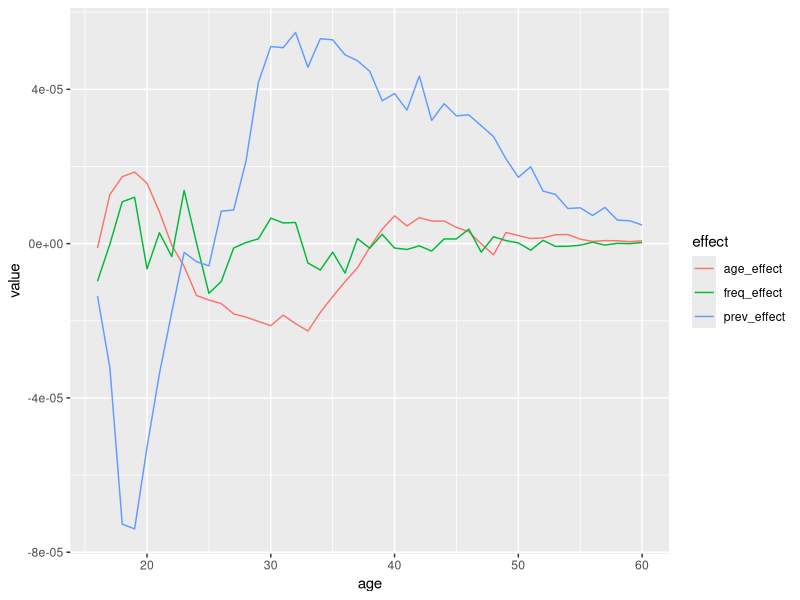
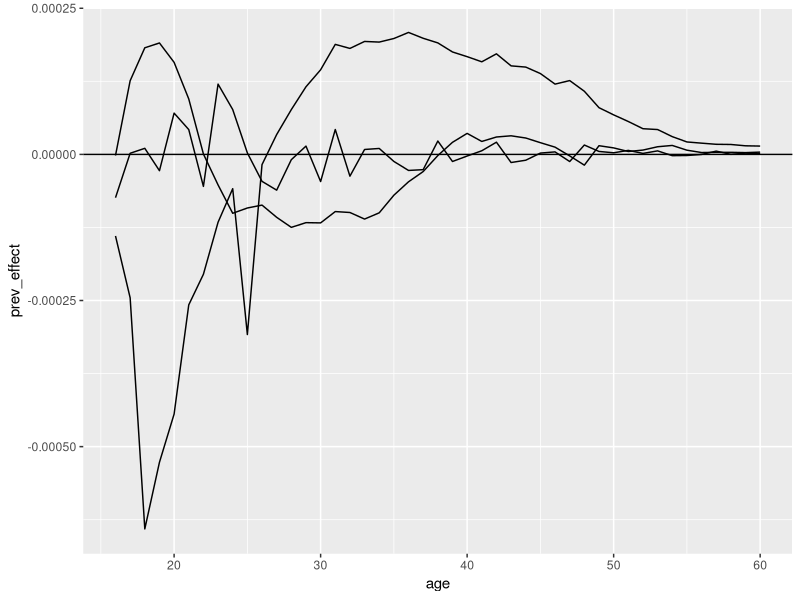

Recreate these plots in R, in order. (Note: this script raises an error after producing the figures.)
# Decomposition example

library(here)
library(tidyverse)


# the below is based on equations in
# https://www.census.gov/content/dam/Census/library/publications/1993/demo/p23-186.pdf


das_gupta_eg <- tribble(~measure, ~black_men, ~white_men,
        "total earnings/total population", 7846.56, 13703.73,
        "total earnings/people earned", 10930, 16591,
        "people earned/total population", 0.717892, 0.825974)


# pop1 = black men
# pop2 = white men
# fct 1 = a = mean earnings
# fct 2 = b = proportion earnings

# R = mean earnings based on all earnings


a <- pop_1_fct_1 <- 
  das_gupta_eg %>% 
  filter(str_detect(measure, "total earnings/people earned")) %>% 
  select(black_men) %>% .[[1]]

b <- pop_1_fct_2 <- 
  das_gupta_eg %>% 
  filter(str_detect(measure, "people earned/total population")) %>% 
  select(black_men) %>% .[[1]]
  
  
A <- pop_2_fct_1 <- 
  das_gupta_eg %>% 
  filter(str_detect(measure, "total earnings/people earned")) %>% 
  select(white_men) %>% .[[1]]

B <- pop_2_fct_2 <- 
  das_gupta_eg %>% 
  filter(str_detect(measure, "people earned/total population")) %>% 
  select(white_men) %>% .[[1]]

b_std_rate_pop_1 <- (b + B)/2 * A
b_std_rate_pop_2 <- (b + B)/2 * a

a_std_rate_pop_1 <- (a + A)/2 * B
a_std_rate_pop_2 <- (a + A)/2 * b

a_effect <- (b + B) / 2 * (a - A)
b_effect <- (a + A) / 2 * (b - B)


# this works!



# decomposition with three factors ----------------------------------------

# Austria is pop 1
# Chile is pop 2

das_gupta_eg_3_tidy <- tribble(~country, ~fert_rate, ~childbearing_woman_rate, ~women_rate,
        "Austria", 51.76748, 0.45919, 0.52638,
        "Chile", 84.90502, 0.75756, 0.51065)

A <- das_gupta_eg_3_tidy %>% 
  filter(country == "Austria") %>% 
  select(fert_rate) %>% .[[1]]

B <- das_gupta_eg_3_tidy %>% 
  filter(country == "Austria") %>% 
  select(childbearing_woman_rate) %>% .[[1]]


C <- das_gupta_eg_3_tidy %>% 
  filter(country == "Austria") %>% 
  select(women_rate) %>% .[[1]]

a <- das_gupta_eg_3_tidy %>% 
  filter(country == "Chile") %>% 
  select(fert_rate) %>% .[[1]]

b <- das_gupta_eg_3_tidy %>% 
  filter(country == "Chile") %>% 
  select(childbearing_woman_rate) %>% .[[1]]

c <- das_gupta_eg_3_tidy %>% 
  filter(country == "Chile") %>% 
  select(women_rate) %>% .[[1]]


bc_std_rate_pop_1 <- 
  (((b*c + B*C) / 3 ) + ((b*C + B*c) / 6)) * A

bc_std_rate_pop_2 <- 
  (((b*c + B*C) / 3 ) + ((b*C + B*c) / 6)) * a

ac_std_rate_pop_1 <- 
  (((a*c + A*C) / 3 ) + ((a*C + A*c) / 6)) * B

ac_std_rate_pop_2 <- 
  (((a*c + A*C) / 3 ) + ((a*C + A*c) / 6)) * b

ab_std_rate_pop_1 <- 
  (((a*b + A*B) / 3 ) + ((a*B + A*b) / 6)) * C

ab_std_rate_pop_2 <- 
  (((a*b + A*B) / 3 ) + ((a*B + A*b) / 6)) * c

a_effect <- 
  (((b*c + B*C) / 3 ) + ((b*C + B*c) / 6)) * (a - A)

c_effect <- 
  (((a*b + A*B) / 3 ) + ((a*B + A*b) / 6)) * (c - C)




# three vector factors  -----------------------------------------------

# this is basically the same as above because R is already vectorized.
# convenient!

decomp_eg <- read_csv(here::here("data", "raw", "decomposition_eg_ew.csv"))


dg_stdize <-
  function(df, year_one, year_two) {

    # subsetting data for calculations
    A <- df %>%
      filter(year == year_one) %>%
      select(prev)

    a <- df %>%
      filter(year == year_two) %>%
      select(prev)

    B <- df %>%
      filter(year == year_one) %>%
      select(age_str)

    b <- df %>%
      filter(year == year_two) %>%
      select(age_str)

    C <- df %>%
      filter(year == year_one) %>%
      select(freq)

    c <- df %>%
      filter(year == year_two) %>%
      select(freq)

    # calculate sums for convenience later
    # could I do this with crossing or similar?
    ABC <- A * B * C
    abc <- a * b * c
    Abc <- A * b * c
    AbC <- A * b * C
    aBc <- a * B * c
    aBC <- a * B * C
    ABc <- A * B * c
    abC <- a * b * C

    
    # calculate prevalence effect
    QA <- ((Abc + ABC) / 3) + ((AbC + ABc) / 6)
    
    Qa <- ((abc + aBC) / 3) + ((abC + aBc) / 6)

    prev_effect <- Qa - QA

    # rename variables for convenience
    prev_effect <- rename(prev_effect, prev_effect = prev)
    QA <- rename(QA, QA = prev)
    Qa <- rename(Qa, Qa = prev)

    
    # calculate age effect
    QB <- ((aBc + ABC) / 3) + ((aBC + ABc) / 6)
    Qb <- ((abc + AbC) / 3) + ((abC + Abc) / 6)

    age_effect <- Qb - QB

    age_effect <- rename(age_effect, age_effect = prev)
    QB <- rename(QB, QB = prev)
    Qb <- rename(Qb, Qb = prev)
    
    # calculate frequency effect
    QC <- ((abC + ABC) / 3) + ((aBC + AbC) / 6)
    Qc <- ((abc + ABc) / 3) + ((aBc + Abc) / 6)

    freq_effect <- Qc - QC

    freq_effect <- rename(freq_effect, freq_effect = prev)
    QC <- rename(QC, QC = prev)
    Qc <- rename(Qc, Qc = prev)
    
    # combine results
    age <-
      df %>%
      filter(year == year_one) %>%
      select(age)

    result <- bind_cols(age, 
                        prev_effect, 
                        age_effect, 
                        freq_effect)

    return(result)
  }

dg_stdize(decomp_eg, 1989, 2011) %>% 
  gather(effect, value, 2:4) %>% 
  ggplot(aes(x = age, y = value, colour = effect)) +
  geom_line()

# it works!

# now with another dataset

decomp_eg_men <- read.csv(here::here("data", "raw", "decomposition_eg_men_ew.csv"))


men <- dg_stdize(decomp_eg_men, 1989, 2011)

# it still works! 

# totals

men %>% 
  summarise(age_effect = sum(age_effect),
            prev_effect = sum(prev_effect),
            freq_effect = sum(freq_effect)) %>% 
  gather(effect, value) %>% 
  mutate(percent = value / sum(value) * 100)

men %>% 
  ggplot(aes(x = age)) +
  geom_line(aes(y = prev_effect)) +
  geom_line(aes(y = age_effect)) +
  geom_line(aes(y = freq_effect)) +
  geom_hline(yintercept = 0)





# decomposition with five factors -----------------------------------------

# make data

# population 1 = 1970
# population 2 = 1960

# this based on DG example 2.4

dg_5_eg <-
  tribble(~year, ~fert_rate, ~p_married, ~noncontraception, ~abortion, ~lact_infec, ~fecund,
        1970, 4.05, 0.58, 0.76, 0.84, 0.66, 16.573,
        1960, 6.13, 0.72, 0.97, 0.97, 0.56, 16.158)


# subsetting data for calculations


A <- dg_5_eg %>%
  filter(year == 1970) %>%
  select(p_married)

a <- dg_5_eg %>%
  filter(year == 1960) %>%
  select(p_married)

B <- dg_5_eg %>%
  filter(year == 1970) %>%
  select(noncontraception)

b <- dg_5_eg %>%
  filter(year == 1960) %>%
  select(noncontraception)

C <- dg_5_eg %>%
  filter(year == 1970) %>%
  select(abortion)

c <- dg_5_eg %>%
  filter(year == 1960) %>%
  select(abortion)

D <- dg_5_eg %>%
  filter(year == 1970) %>%
  select(lact_infec)

d <- dg_5_eg %>%
  filter(year == 1960) %>%
  select(lact_infec)

E <- dg_5_eg %>%
  filter(year == 1970) %>%
  select(fecund)

e <- dg_5_eg %>%
  filter(year == 1960) %>%
  select(fecund)


Q1 <- 
(((b * c * d * e) +
  (B * C * D * E)) /
  5) +
  (((b * c * d * E) +
    (b * c * D * e) +
    (b * C * d * e) +
    (B * c * d * e) +
    (B * C * D * e) +
    (B * C * d * E) +
    (B * c * D * E) +
    (b * C * D * E)) /
    20) +
  (((b * c * D * E) +
    (b * C * d * E) +
    (b * C * D * e) +
    (B * C * d * e) +
    (B * c * D * e) +
    (B * c * d * E)) /
    30)

QA <- Q1 * A
Qa <- Q1 * a

Q2 <- 
  (((a * c * d * e) +
      (A * C * D * E)) /
     5) +
  (((a * c * d * E) +
      (a * c * D * e) +
      (a * C * d * e) +
      (A * c * d * e) +
      (A * C * D * e) +
      (A * C * d * E) +
      (A * c * D * E) +
      (a * C * D * E)) /
     20) +
  (((a * c * D * E) +
      (a * C * d * E) +
      (a * C * D * e) +
      (A * C * d * e) +
      (A * c * D * e) +
      (A * c * d * E)) /
     30)

QB <- Q2 * B
Qb <- Q2 * b


Q3 <- 
  (((a * b * d * e) +
      (A * B * D * E)) /
     5) +
  (((a * b * d * E) +
      (a * b * D * e) +
      (a * B * d * e) +
      (A * b * d * e) +
      (A * B * D * e) +
      (A * B * d * E) +
      (A * b * D * E) +
      (a * B * D * E)) /
     20) +
  (((a * b * D * E) +
      (a * B * d * E) +
      (a * B * D * e) +
      (A * B * d * e) +
      (A * b * D * e) +
      (A * b * d * E)) /
     30)

QC <- Q3 * C
Qc <- Q3 * c


Q4 <- 
  (((a * b * c * e) +
      (A * B * C * E)) /
     5) +
  (((a * b * c * E) +
      (a * b * C * e) +
      (a * B * c * e) +
      (A * b * c * e) +
      (A * B * C * e) +
      (A * B * c * E) +
      (A * b * C * E) +
      (a * B * C * E)) /
     20) +
  (((a * b * C * E) +
      (a * B * c * E) +
      (a * B * C * e) +
      (A * B * c * e) +
      (A * b * C * e) +
      (A * b * c * E)) /
     30)

QD <- Q4 * D
Qd <- Q4 * d


Q5 <- 
  (((a * b * c * d) +
      (A * B * C * D)) /
     5) +
  (((a * b * c * D) +
      (a * b * C * d) +
      (a * B * c * d) +
      (A * b * c * d) +
      (A * B * C * d) +
      (A * B * c * D) +
      (A * b * C * D) +
      (a * B * C * D)) /
     20) +
  (((a * b * C * D) +
      (a * B * c * D) +
      (a * B * C * d) +
      (A * B * c * d) +
      (A * b * C * d) +
      (A * b * c * D)) /
     30)

QE <- Q5 * E
Qe <- Q5 * e

qa_effect <- Qa - QA

dg_five <- function(df, year_one, year_two) {
  A <- df %>%
    filter(year == year_one) %>%
    select(prev)
  
  a <- df %>%
    filter(year == year_two) %>%
    select(prev)
  
  B <- df %>%
    filter(year == year_one) %>%
    select(age_str)
  
  b <- df %>%
    filter(year == year_two) %>%
    select(age_str)
  
  C <- df %>%
    filter(year == year_one) %>%
    select(freq)
  
  c <- df %>%
    filter(year == year_two) %>%
    select(freq)
  
  D <- df %>%
    filter(year == year_one) %>%
    select(disposal_prop)
  
  d <- df %>%
    filter(year == year_two) %>%
    select(disposal_prop)
  
  E <- df %>%
    filter(year == year_one) %>%
    select(crime_type_prop)
  
  e <- df %>%
    filter(year == year_two) %>%
    select(crime_type_prop)
  
  
  Q1 <-
    (((b * c * d * e) +
        (B * C * D * E)) /
       5) +
    (((b * c * d * E) +
        (b * c * D * e) +
        (b * C * d * e) +
        (B * c * d * e) +
        (B * C * D * e) +
        (B * C * d * E) +
        (B * c * D * E) +
        (b * C * D * E)) /
       20) +
    (((b * c * D * E) +
        (b * C * d * E) +
        (b * C * D * e) +
        (B * C * d * e) +
        (B * c * D * e) +
        (B * c * d * E)) /
       30)
  
  QA <- Q1 * A
  Qa <- Q1 * a
  
  prev_effect <- Qa - QA
  prev_effect <- rename(prev_effect, prev_effect = age_str)
  
  Q2 <-
    (((a * c * d * e) +
        (A * C * D * E)) /
       5) +
    (((a * c * d * E) +
        (a * c * D * e) +
        (a * C * d * e) +
        (A * c * d * e) +
        (A * C * D * e) +
        (A * C * d * E) +
        (A * c * D * E) +
        (a * C * D * E)) /
       20) +
    (((a * c * D * E) +
        (a * C * d * E) +
        (a * C * D * e) +
        (A * C * d * e) +
        (A * c * D * e) +
        (A * c * d * E)) /
       30)
  
  QB <- Q2 * B
  Qb <- Q2 * b
  
  age_str_effect <- Qb - QB
  age_str_effect <- rename(age_str_effect, age_str_effect = prev)
  
  Q3 <-
    (((a * b * d * e) +
        (A * B * D * E)) /
       5) +
    (((a * b * d * E) +
        (a * b * D * e) +
        (a * B * d * e) +
        (A * b * d * e) +
        (A * B * D * e) +
        (A * B * d * E) +
        (A * b * D * E) +
        (a * B * D * E)) /
       20) +
    (((a * b * D * E) +
        (a * B * d * E) +
        (a * B * D * e) +
        (A * B * d * e) +
        (A * b * D * e) +
        (A * b * d * E)) /
       30)
  
  QC <- Q3 * C
  Qc <- Q3 * c
  
  freq_effect <- Qc - QC
  freq_effect  <- rename(freq_effect , freq_effect = prev)
  
  Q4 <-
    (((a * b * c * e) +
        (A * B * C * E)) /
       5) +
    (((a * b * c * E) +
        (a * b * C * e) +
        (a * B * c * e) +
        (A * b * c * e) +
        (A * B * C * e) +
        (A * B * c * E) +
        (A * b * C * E) +
        (a * B * C * E)) /
       20) +
    (((a * b * C * E) +
        (a * B * c * E) +
        (a * B * C * e) +
        (A * B * c * e) +
        (A * b * C * e) +
        (A * b * c * E)) /
       30)
  
  QD <- Q4 * D
  Qd <- Q4 * d
  
  disposal_prop_effect <- Qd - QD
  disposal_prop_effect  <- rename(disposal_prop_effect , disposal_prop_effect = prev) 
  
  Q5 <-
    (((a * b * c * d) +
        (A * B * C * D)) /
       5) +
    (((a * b * c * D) +
        (a * b * C * d) +
        (a * B * c * d) +
        (A * b * c * d) +
        (A * B * C * d) +
        (A * B * c * D) +
        (A * b * C * D) +
        (a * B * C * D)) /
       20) +
    (((a * b * C * D) +
        (a * B * c * D) +
        (a * B * C * d) +
        (A * B * c * d) +
        (A * b * C * d) +
        (A * b * c * D)) /
       30)
  
  QE <- Q5 * E
  Qe <- Q5 * e
  
  crime_type_prop_effect <- Qe - QE
  crime_type_prop_effect  <- rename(crime_type_prop_effect,
                                    crime_type_prop_effect = prev) 
  
  # combine results
  ref_vars <-
    df %>%
    filter(year == year_one) %>%
    select(age, crime_type, disposal)
  
  result <- bind_cols(
    ref_vars,
    prev_effect,
    age_str_effect,
    freq_effect,
    disposal_prop_effect,
    crime_type_prop_effect
  )
  
  return(as.tibble(result))
}


dg_five_nest <- function(year_one, year_two, df1, df2) {
  
  
  
  A <- df1 %>%
    select(prev)
  
  a <- df2 %>%
    select(prev)
  
  B <- df1 %>%
    select(age_str)
  
  b <- df2 %>% 
    select(age_str)
  
  C <- df1 %>%
    select(freq)
  
  c <- df2 %>% 
    select(freq)
  
  D <- df1 %>%
    select(disposal_prop)
  
  d <- df2 %>% 
    select(disposal_prop)
  
  E <- df1 %>%
    select(crime_type_prop)
  
  e <- df2 %>% 
    select(crime_type_prop)
  
  
  Q1 <-
    (((b * c * d * e) +
        (B * C * D * E)) /
       5) +
    (((b * c * d * E) +
        (b * c * D * e) +
        (b * C * d * e) +
        (B * c * d * e) +
        (B * C * D * e) +
        (B * C * d * E) +
        (B * c * D * E) +
        (b * C * D * E)) /
       20) +
    (((b * c * D * E) +
        (b * C * d * E) +
        (b * C * D * e) +
        (B * C * d * e) +
        (B * c * D * e) +
        (B * c * d * E)) /
       30)
  
  QA <- Q1 * A
  Qa <- Q1 * a
  
  prev_effect <- Qa - QA
  prev_effect <- rename(prev_effect, prev_effect = age_str)
  
  Q2 <-
    (((a * c * d * e) +
        (A * C * D * E)) /
       5) +
    (((a * c * d * E) +
        (a * c * D * e) +
        (a * C * d * e) +
        (A * c * d * e) +
        (A * C * D * e) +
        (A * C * d * E) +
        (A * c * D * E) +
        (a * C * D * E)) /
       20) +
    (((a * c * D * E) +
        (a * C * d * E) +
        (a * C * D * e) +
        (A * C * d * e) +
        (A * c * D * e) +
        (A * c * d * E)) /
       30)
  
  QB <- Q2 * B
  Qb <- Q2 * b
  
  age_str_effect <- Qb - QB
  age_str_effect <- rename(age_str_effect, age_str_effect = prev)
  
  Q3 <-
    (((a * b * d * e) +
        (A * B * D * E)) /
       5) +
    (((a * b * d * E) +
        (a * b * D * e) +
        (a * B * d * e) +
        (A * b * d * e) +
        (A * B * D * e) +
        (A * B * d * E) +
        (A * b * D * E) +
        (a * B * D * E)) /
       20) +
    (((a * b * D * E) +
        (a * B * d * E) +
        (a * B * D * e) +
        (A * B * d * e) +
        (A * b * D * e) +
        (A * b * d * E)) /
       30)
  
  QC <- Q3 * C
  Qc <- Q3 * c
  
  freq_effect <- Qc - QC
  freq_effect  <- rename(freq_effect, freq_effect = prev)
  
  Q4 <-
    (((a * b * c * e) +
        (A * B * C * E)) /
       5) +
    (((a * b * c * E) +
        (a * b * C * e) +
        (a * B * c * e) +
        (A * b * c * e) +
        (A * B * C * e) +
        (A * B * c * E) +
        (A * b * C * E) +
        (a * B * C * E)) /
       20) +
    (((a * b * C * E) +
        (a * B * c * E) +
        (a * B * C * e) +
        (A * B * c * e) +
        (A * b * C * e) +
        (A * b * c * E)) /
       30)
  
  QD <- Q4 * D
  Qd <- Q4 * d
  
  disposal_prop_effect <- Qd - QD
  disposal_prop_effect  <- rename(disposal_prop_effect, disposal_prop_effect = prev) 
  
  Q5 <-
    (((a * b * c * d) +
        (A * B * C * D)) /
       5) +
    (((a * b * c * D) +
        (a * b * C * d) +
        (a * B * c * d) +
        (A * b * c * d) +
        (A * B * C * d) +
        (A * B * c * D) +
        (A * b * C * D) +
        (a * B * C * D)) /
       20) +
    (((a * b * C * D) +
        (a * B * c * D) +
        (a * B * C * d) +
        (A * B * c * d) +
        (A * b * C * d) +
        (A * b * c * D)) /
       30)
  
  QE <- Q5 * E
  Qe <- Q5 * e
  
  crime_type_prop_effect <- Qe - QE
  crime_type_prop_effect  <- rename(crime_type_prop_effect,
                                    crime_type_prop_effect = prev) 
  
  # combine results
  ref_vars <-
    df1 %>%
    select(age, crime_type, disposal)
  
  result <- bind_cols(
    ref_vars,
    prev_effect,
    age_str_effect,
    freq_effect,
    disposal_prop_effect,
    crime_type_prop_effect
  )
  
  result <- 
  result %>% 
    mutate(year_1 = year_one,
           year_2 = year_two)
  
  return(as.tibble(result))
}


# creating example data for five vector factor ----------------------------
set.seed(123)


cross_classified_eg <- 
decomp_eg_men %>% 
  mutate(prop_prison = rnorm(n(), mean = 0.25, sd = 0.05),
         prop_community = rnorm(n(), mean = 0.25, sd = 0.05),
         prop_fine = rnorm(n(), mean = 0.25, sd = 0.05),
         prop_other_disp = rnorm(n(), mean = 0.25, sd = 0.05)) %>% 
  mutate(prop_prison_st = prop_prison / (prop_prison + 
                                        prop_community +
                                        prop_fine +
                                        prop_other_disp),
         prop_community_st = prop_community / (prop_prison + 
                                              prop_community +
                                              prop_fine +
                                              prop_other_disp),
         prop_fine_st = prop_fine / (prop_prison + 
                                              prop_community +
                                              prop_fine +
                                              prop_other_disp),
         prop_other_disp_st = prop_other_disp / (prop_prison + 
                                              prop_community +
                                              prop_fine +
                                              prop_other_disp)) %>% 
  select(1, 3:6, 11:14) %>% 
  gather("disposal", "disposal_prop", 6:9) %>% 
  mutate(prop_vio = rnorm(n(), mean = 0.25, sd = 0.05),
         prop_drugs = rnorm(n(), mean = 0.25, sd = 0.05),
         prop_theft = rnorm(n(), mean = 0.25, sd = 0.05),
         prop_other_type = rnorm(n(), mean = 0.25, sd = 0.05)) %>% 
  mutate(prop_vio_st = prop_vio / (prop_vio + 
                                           prop_drugs +
                                           prop_theft +
                                           prop_other_type),
         prop_drugs_st = prop_drugs / (prop_vio + 
                                                 prop_drugs +
                                                 prop_theft +
                                                 prop_other_type),
         prop_theft_st = prop_theft / (prop_vio + 
                                       prop_drugs +
                                       prop_theft +
                                       prop_other_type),
         prop_other_type_st = prop_other_type / (prop_vio + 
                                                   prop_drugs +
                                                   prop_theft +
                                                   prop_other_type)) %>% 
  select(1:7, 12:15) %>% 
  gather("crime_type", "crime_type_prop", 8:11)


cross_classified_eg <- 
cross_classified_eg %>% 
  select(year, age, crime_type, disposal, everything(), freq) %>% 
  arrange(year, age, crime_type, disposal)


# seems to work okay, but need to validate

tmp1 <-  cross_classified_eg %>%
       dg_five(., 1989, 2011) %>%
       group_by(age) %>%
       summarise(
           prev_effect = sum(prev_effect),
           age_effect = sum(age_str_effect),
           freq_effect = sum(freq_effect)
        )


tmp2 <- dg_stdize(decomp_eg_men, 1989, 2011)

tmp1 <- tmp1 %>% 
  mutate(source = "five_fct")

tmp2 <- tmp2 %>% 
  mutate(source = "three_fct")

bind_rows(tmp1, tmp2) %>% 
  group_by(age) %>% 
  summarise(prev_diff = prev_effect[source == "five_fct"] - prev_effect[source == "three_fct"],
            age_diff = age_effect[source == "five_fct"] - age_effect[source == "three_fct"],
            freq_diff = freq_effect[source == "five_fct"] - freq_effect[source == "three_fct"]) %>% 
  arrange(desc(prev_diff))

# they're off by rounding error, so it's probably fine!


# calcualting summary of effects ------------------------------------------

# raw rate difference

raw_rate_diff <- 
decomp_eg_men %>% 
  mutate(raw_rate = prev * age_str * freq) %>% 
  group_by(year) %>% 
  summarise(raw_rate = sum(raw_rate) * 10000) %>% 
  ungroup() %>% 
  summarise(raw_rate_diff = raw_rate[year == 2011] - raw_rate[year == 1989]) %>% 
  .[[1]]

# sum of decomposition effects

decomp_diff <- 
dg_stdize(decomp_eg_men, 1989, 2011) %>% 
  summarise(age_effect = sum(age_effect),
            prev_effect = sum(prev_effect),
            freq_effect = sum(freq_effect)) %>% 
  gather(effect, value) %>% 
  mutate(value = value * 10000) %>% 
  summarise(decomp_diff = sum(value)) %>% 
  .[[1]]


# they're off by rounding error - so this is probably fine!

raw_rate_diff - decomp_diff
    
# testing with five factor decomposition

# this gives effect for each disposal
dg_five(cross_classified_eg, 1989, 2011) %>% 
  group_by(disposal) %>% 
  summarise(disposal_effect = sum(disposal_prop_effect))

# need to find right part of das gupta to check example
# calculate effects from five factor example

sum_10000 <- function(x){
  result <- sum(x) * 10000
  return(result)
}

dg_five(cross_classified_eg, 1989, 2011) %>% 
  summarise_at(4:8, sum_10000)






# constructing time-series dataset ----------------------------------------

# make list of years
year_list <- tibble(year = seq(1989, 2015))

year_list <- 
year_list %>% 
  mutate(year2 = list(tibble(year2 = seq(1989, 2015)))) %>% 
  unnest()

nest_data <- 
cross_classified_eg %>% 
  group_by(year) %>% 
  nest()

# try with test data
test_dat <- 
left_join(year_list, nest_data, by = "year")  %>%
  left_join(., nest_data, by = c("year2" = "year")) %>% 
  filter(year == 1989, year2 == 2011)

# apply function
test_dat %>% 
  mutate(stdized = pmap(list(year_one = year,
                             year_two = year2,
                             df1 = data.x,
                             df2 = data.y),
                        dg_five_nest)) %>% 
  select(stdized) %>% 
  unnest() %>% 
  summarise_at(4:8, sum_10000)

# it works!
all_data <- 
left_join(year_list, nest_data, by = "year")  %>%
  left_join(., nest_data, by = c("year2" = "year"))

all_data %>% 
  mutate(stdized = pmap(list(year_one = year,
                             year_two = year2,
                             df1 = data.x,
                             df2 = data.y),
                        dg_five_nest))

# this gives an error - not the right structure with all the NULLs?


# so next I want to calculate the right weighted average effects

tmp <- 
test_dat %>% 
  mutate(stdized = pmap(list(year_one = year,
                             year_two = year2,
                             df1 = data.x,
                             df2 = data.y),
                        dg_five_nest)) %>% 
  select(stdized) %>% unnest

tmp %>% 
  mutate(comp1 = year_1 - 1988,
         comp2 = year_2 - 1988) %>% 
  filter()


# time series decomposition -----------------------------------------------

decomp_men_2000_2007 <- read_csv(here::here("data", "raw", "decomp_men_2000_2007_ew.csv"))

decomp_men_2000_2007 %>% 
  group_by(year) %>% 
  nest()


# adding extra variables

cross_classified_2000_2007 <- 
decomp_men_2000_2007 %>% 
  mutate(prop_prison = rnorm(n(), mean = 0.25, sd = 0.05),
         prop_community = rnorm(n(), mean = 0.25, sd = 0.05),
         prop_fine = rnorm(n(), mean = 0.25, sd = 0.05),
         prop_other_disp = rnorm(n(), mean = 0.25, sd = 0.05)) %>% 
  mutate(prop_prison_st = prop_prison / (prop_prison + 
                                           prop_community +
                                           prop_fine +
                                           prop_other_disp),
         prop_community_st = prop_community / (prop_prison + 
                                                 prop_community +
                                                 prop_fine +
                                                 prop_other_disp),
         prop_fine_st = prop_fine / (prop_prison + 
                                       prop_community +
                                       prop_fine +
                                       prop_other_disp),
         prop_other_disp_st = prop_other_disp / (prop_prison + 
                                                   prop_community +
                                                   prop_fine +
                                                   prop_other_disp)) %>% 
  select(1, 3:6, 11:14) %>% 
  gather("disposal", "disposal_prop", 6:9) %>% 
  mutate(prop_vio = rnorm(n(), mean = 0.25, sd = 0.05),
         prop_drugs = rnorm(n(), mean = 0.25, sd = 0.05),
         prop_theft = rnorm(n(), mean = 0.25, sd = 0.05),
         prop_other_type = rnorm(n(), mean = 0.25, sd = 0.05)) %>% 
  mutate(prop_vio_st = prop_vio / (prop_vio + 
                                     prop_drugs +
                                     prop_theft +
                                     prop_other_type),
         prop_drugs_st = prop_drugs / (prop_vio + 
                                         prop_drugs +
                                         prop_theft +
                                         prop_other_type),
         prop_theft_st = prop_theft / (prop_vio + 
                                         prop_drugs +
                                         prop_theft +
                                         prop_other_type),
         prop_other_type_st = prop_other_type / (prop_vio + 
                                                   prop_drugs +
                                                   prop_theft +
                                                   prop_other_type)) %>% 
  select(1:7, 12:15) %>% 
  gather("crime_type", "crime_type_prop", 8:11)


# nesting

nest_2000_2007 <- 
cross_classified_2000_2007 %>% 
  group_by(year) %>% 
  nest()


# adding to previous nested dataset

nest_full <- bind_rows(nest_2000_2007, nest_data)

test_4 <- 
left_join(year_list, nest_full, by = "year") %>% 
  filter(year == 1989 |
           year == 2000 |
           year == 2007 |
           year == 2011) %>% 
  left_join(., nest_full, by = c("year2" = "year")) %>% 
  filter(year2 == 1989 |
           year2 == 2000 |
           year2 == 2007 |
           year2 == 2011)

test_4 %>% 
  mutate(stdized = pmap(list(year_one = year,
                             year_two = year2,
                             df1 = data.x,
                             df2 = data.y),
                        dg_five_nest)) %>% 
  select(stdized) %>% 
  unnest()

# looks like there's a problem in here somewhere...
# all the effects are coming out at zero

tmp <- 
tmp %>% 
  mutate(comp1 = year_1 - 1988,
         comp2 = year_2 - 1988)


# filter based on logic
# then do the maths
# then stitch together

comp1_1 <-   
tmp %>% 
  filter(comp1 == 1)


# I guess I'll have to do lots of summing here to
# get the right answers?

# eg group_by age will give the effect for each year of
# age? except prevalence for each age is multiplied a bunch of times
# likewise the age structure effect

comp1_tmp1 <- 
comp1_1 %>% 
  summarise(prev_effect = sum(prev_effect) / 2)

comp2_1 <-   
  tmp %>% 
  filter(comp2 == 1)

comp2_1 %>% 
  
  

  
# three populations -------------------------------------------------------

# we take the different factor effects and do pairwise comparisons
# for each pair of years
# and then take an average of the pairwise effects

a1.2 <- 2.870
a1.3 <- 2.866
a2.3 <- 3.133
a2.1 <- 2.871
a3.2 <- 3.141
a3.1 <- 2.901


# formula from DG 6.2
a12 <- a2.1 - a1.2
a13 <- a3.1 - a1.3
a23 <- a3.2 - a2.3

a1.23 <- 
  ((a1.2 + a1.3) / 2) +
  (((a2.3 - a2.1) +
   (a3.2 - a3.1))
   / 6)

a12.3 <- 
  a12 - ((a12 + a23 - a13) / 3)


# this works fine for three populations, but I'll end up with ~25
# populations

# need to convert different aspects of this process into factors?
# and then reproduce this example (or the four population one)
# with those factors?


# time series decomposition: four variables -------------------------------



# see DG page 99

a1.234 <- 
  ((a1.2 + a1.3 + a1.4) / 3) +
  (((a2.3 + a2.4 - 2 * a2.1) +
     (a3.2 + a3.4 - 2 * a3.1) +
     (a4.2 + a4.3 - 2 * a4.1))/ 
     12) 


a12.34 <- a12 - ((a12 + a23 - a13) + (a12 + a24 - a14)) / 4



